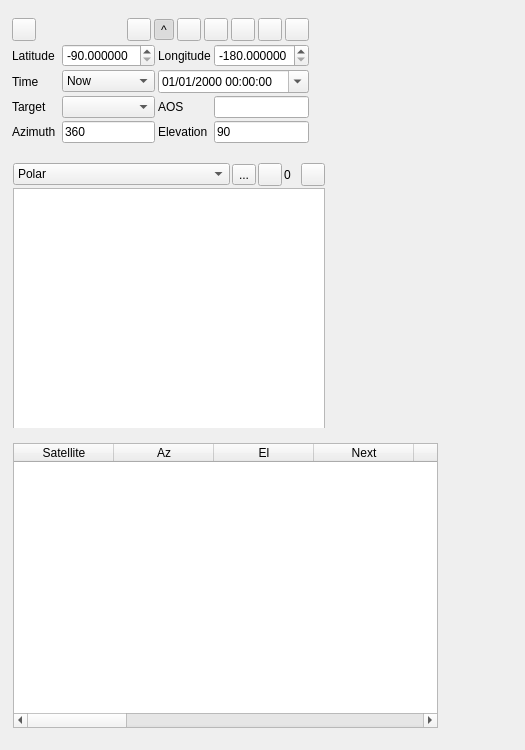
<?xml version="1.0" encoding="UTF-8"?>
<ui version="4.0">
 <class>SatelliteTrackerGUI</class>
 <widget class="RollupWidget" name="SatelliteTrackerGUI">
  <property name="geometry">
   <rect>
    <x>0</x>
    <y>0</y>
    <width>525</width>
    <height>750</height>
   </rect>
  </property>
  <property name="sizePolicy">
   <sizepolicy hsizetype="Preferred" vsizetype="Minimum">
    <horstretch>0</horstretch>
    <verstretch>0</verstretch>
   </sizepolicy>
  </property>
  <property name="minimumSize">
   <size>
    <width>320</width>
    <height>100</height>
   </size>
  </property>
  <property name="maximumSize">
   <size>
    <width>16777215</width>
    <height>16777215</height>
   </size>
  </property>
  <property name="font">
   <font>
    <family>Liberation Sans</family>
    <pointsize>9</pointsize>
   </font>
  </property>
  <property name="windowTitle">
   <string>Satellite Tracker</string>
  </property>
  <widget class="QWidget" name="settingsContainer" native="true">
   <property name="geometry">
    <rect>
     <x>10</x>
     <y>10</y>
     <width>301</width>
     <height>141</height>
    </rect>
   </property>
   <property name="windowTitle">
    <string>Settings</string>
   </property>
   <layout class="QVBoxLayout" name="verticalLayout">
    <property name="spacing">
     <number>3</number>
    </property>
    <property name="leftMargin">
     <number>2</number>
    </property>
    <property name="topMargin">
     <number>2</number>
    </property>
    <property name="rightMargin">
     <number>2</number>
    </property>
    <property name="bottomMargin">
     <number>2</number>
    </property>
    <item>
     <layout class="QGridLayout" name="gridLayout">
      <item row="2" column="3">
       <widget class="QLabel" name="longitudeLabel">
        <property name="text">
         <string>Longitude</string>
        </property>
       </widget>
      </item>
      <item row="2" column="0">
       <widget class="QLabel" name="latitudeLabel">
        <property name="text">
         <string>Latitude</string>
        </property>
       </widget>
      </item>
      <item row="3" column="2">
       <widget class="QComboBox" name="dateTimeSelect">
        <property name="toolTip">
         <string>Date and time to use when calculating satellite's position</string>
        </property>
        <item>
         <property name="text">
          <string>Now</string>
         </property>
        </item>
        <item>
         <property name="text">
          <string>Custom</string>
         </property>
        </item>
       </widget>
      </item>
      <item row="4" column="4">
       <widget class="QLineEdit" name="aos">
        <property name="toolTip">
         <string>Time to acquistion of signal (AOS)</string>
        </property>
       </widget>
      </item>
      <item row="3" column="0">
       <widget class="QLabel" name="timeLabel">
        <property name="text">
         <string>Time</string>
        </property>
       </widget>
      </item>
      <item row="2" column="2">
       <widget class="QDoubleSpinBox" name="latitude">
        <property name="toolTip">
         <string>Latitude in decimal degrees (North positive) of antenna location</string>
        </property>
        <property name="decimals">
         <number>6</number>
        </property>
        <property name="minimum">
         <double>-90.000000000000000</double>
        </property>
        <property name="maximum">
         <double>90.000000000000000</double>
        </property>
        <property name="value">
         <double>-90.000000000000000</double>
        </property>
       </widget>
      </item>
      <item row="6" column="3">
       <widget class="QLabel" name="elevationLabel">
        <property name="text">
         <string>Elevation</string>
        </property>
       </widget>
      </item>
      <item row="6" column="2">
       <widget class="QLineEdit" name="azimuth">
        <property name="toolTip">
         <string>Computed azimuth in degrees to the target satellite from the antenna's location</string>
        </property>
        <property name="text">
         <string>360</string>
        </property>
        <property name="readOnly">
         <bool>true</bool>
        </property>
       </widget>
      </item>
      <item row="4" column="0">
       <widget class="QLabel" name="targetLabel">
        <property name="text">
         <string>Target</string>
        </property>
       </widget>
      </item>
      <item row="0" column="0" colspan="5">
       <layout class="QHBoxLayout" name="buttonLayout">
        <item>
         <widget class="ButtonSwitch" name="startStop">
          <property name="toolTip">
           <string>Start/stop tracking</string>
          </property>
          <property name="text">
           <string/>
          </property>
          <property name="icon">
           <iconset resource="../../../sdrgui/resources/res.qrc">
            <normaloff>:/play.png</normaloff>
            <normalon>:/stop.png</normalon>:/play.png</iconset>
          </property>
         </widget>
        </item>
        <item>
         <spacer name="buttonHorizontalSpacer">
          <property name="orientation">
           <enum>Qt::Horizontal</enum>
          </property>
          <property name="sizeHint" stdset="0">
           <size>
            <width>40</width>
            <height>20</height>
           </size>
          </property>
         </spacer>
        </item>
        <item>
         <widget class="QToolButton" name="viewOnMap">
          <property name="toolTip">
           <string>Find target on the map</string>
          </property>
          <property name="text">
           <string/>
          </property>
          <property name="icon">
           <iconset resource="../../../sdrgui/resources/res.qrc">
            <normaloff>:/gridpolar.png</normaloff>:/gridpolar.png</iconset>
          </property>
         </widget>
        </item>
        <item>
         <widget class="ButtonSwitch" name="autoTarget">
          <property name="toolTip">
           <string>Automatically select target satellite on AOS</string>
          </property>
          <property name="text">
           <string>^</string>
          </property>
          <property name="icon">
           <iconset resource="../../../sdrgui/resources/res.qrc">
            <normaloff>:/link.png</normaloff>:/link.png</iconset>
          </property>
          <property name="checkable">
           <bool>true</bool>
          </property>
          <property name="checked">
           <bool>true</bool>
          </property>
         </widget>
        </item>
        <item>
         <widget class="QToolButton" name="updateSatData">
          <property name="toolTip">
           <string>Update satellite data</string>
          </property>
          <property name="text">
           <string/>
          </property>
          <property name="icon">
           <iconset resource="../../../sdrgui/resources/res.qrc">
            <normaloff>:/recycle.png</normaloff>:/recycle.png</iconset>
          </property>
         </widget>
        </item>
        <item>
         <widget class="QToolButton" name="radioControl">
          <property name="toolTip">
           <string>RPX100 control</string>
          </property>
          <property name="text">
           <string/>
          </property>
          <property name="icon">
           <iconset resource="../../../sdrgui/resources/res.qrc">
            <normaloff>:/RPX100_icon.png</normaloff>:/RPX100_icon.png</iconset>
          </property>
         </widget>
        </item>
        <item>
         <widget class="QToolButton" name="selectSats">
          <property name="toolTip">
           <string>Select satellites</string>
          </property>
          <property name="text">
           <string/>
          </property>
          <property name="icon">
           <iconset resource="../../../sdrgui/resources/res.qrc">
            <normaloff>:/gps.png</normaloff>:/gps.png</iconset>
          </property>
         </widget>
        </item>
        <item>
         <widget class="QToolButton" name="useMyPosition">
          <property name="toolTip">
           <string>Set latitude, longitude and height from My Position in RPX100 preferences</string>
          </property>
          <property name="text">
           <string/>
          </property>
          <property name="icon">
           <iconset resource="../../../sdrgui/resources/res.qrc">
            <normaloff>:/import.png</normaloff>:/import.png</iconset>
          </property>
         </widget>
        </item>
        <item>
         <widget class="QToolButton" name="displaySettings">
          <property name="toolTip">
           <string>Show settings dialog</string>
          </property>
          <property name="text">
           <string/>
          </property>
          <property name="icon">
           <iconset resource="../../../sdrgui/resources/res.qrc">
            <normaloff>:/listing.png</normaloff>:/listing.png</iconset>
          </property>
         </widget>
        </item>
       </layout>
      </item>
      <item row="2" column="4">
       <widget class="QDoubleSpinBox" name="longitude">
        <property name="toolTip">
         <string>Longitude in decimal degress (East positive) of antenna location</string>
        </property>
        <property name="decimals">
         <number>6</number>
        </property>
        <property name="minimum">
         <double>-180.000000000000000</double>
        </property>
        <property name="maximum">
         <double>180.000000000000000</double>
        </property>
        <property name="value">
         <double>-180.000000000000000</double>
        </property>
       </widget>
      </item>
      <item row="6" column="4">
       <widget class="QLineEdit" name="elevation">
        <property name="toolTip">
         <string>Computed elevation in degrees to the target satellite from the antenna's location</string>
        </property>
        <property name="text">
         <string>90</string>
        </property>
        <property name="readOnly">
         <bool>true</bool>
        </property>
       </widget>
      </item>
      <item row="6" column="0">
       <widget class="QLabel" name="azimuthtLabel">
        <property name="text">
         <string>Azimuth</string>
        </property>
       </widget>
      </item>
      <item row="4" column="2">
       <widget class="QComboBox" name="target">
        <property name="minimumSize">
         <size>
          <width>0</width>
          <height>0</height>
         </size>
        </property>
        <property name="toolTip">
         <string>Target satellite</string>
        </property>
        <property name="currentIndex">
         <number>-1</number>
        </property>
       </widget>
      </item>
      <item row="3" column="3" colspan="2">
       <widget class="WrappingDateTimeEdit" name="dateTime">
        <property name="toolTip">
         <string>Date and time to use when calculating satellite's position</string>
        </property>
        <property name="displayFormat">
         <string>dd/MM/yyyy HH:mm:ss</string>
        </property>
        <property name="calendarPopup">
         <bool>true</bool>
        </property>
       </widget>
      </item>
      <item row="4" column="3">
       <widget class="QLabel" name="aosLabel">
        <property name="text">
         <string>AOS</string>
        </property>
       </widget>
      </item>
     </layout>
    </item>
   </layout>
  </widget>
  <widget class="QWidget" name="chartContainer" native="true">
   <property name="geometry">
    <rect>
     <x>10</x>
     <y>160</y>
     <width>318</width>
     <height>268</height>
    </rect>
   </property>
   <property name="sizePolicy">
    <sizepolicy hsizetype="Expanding" vsizetype="Expanding">
     <horstretch>0</horstretch>
     <verstretch>0</verstretch>
    </sizepolicy>
   </property>
   <property name="minimumSize">
    <size>
     <width>200</width>
     <height>200</height>
    </size>
   </property>
   <property name="windowTitle">
    <string>Pass Chart</string>
   </property>
   <layout class="QVBoxLayout" name="verticalLayout_2" stretch="0,0">
    <property name="spacing">
     <number>2</number>
    </property>
    <property name="leftMargin">
     <number>3</number>
    </property>
    <property name="topMargin">
     <number>3</number>
    </property>
    <property name="rightMargin">
     <number>3</number>
    </property>
    <property name="bottomMargin">
     <number>3</number>
    </property>
    <item>
     <layout class="QHBoxLayout" name="horizontalLayout">
      <item>
       <widget class="QComboBox" name="chartSelect">
        <property name="toolTip">
         <string>Select type of chart to plot</string>
        </property>
        <item>
         <property name="text">
          <string>Polar</string>
         </property>
        </item>
        <item>
         <property name="text">
          <string>Az/El vs Time</string>
         </property>
        </item>
       </widget>
      </item>
      <item>
       <widget class="QToolButton" name="prevPass">
        <property name="toolTip">
         <string>Plot previous pass</string>
        </property>
        <property name="text">
         <string>...</string>
        </property>
        <property name="icon">
         <iconset resource="../../../sdrgui/resources/res.qrc">
          <normaloff>:/arrow_right.png</normaloff>:/arrow_right.png</iconset>
        </property>
       </widget>
      </item>
      <item>
       <widget class="QToolButton" name="nextPass">
        <property name="toolTip">
         <string>Plot next pass</string>
        </property>
        <property name="text">
         <string/>
        </property>
        <property name="icon">
         <iconset resource="../../../sdrgui/resources/res.qrc">
          <normaloff>:/arrow_left.png</normaloff>:/arrow_left.png</iconset>
        </property>
       </widget>
      </item>
      <item>
       <widget class="QLabel" name="passLabel">
        <property name="sizePolicy">
         <sizepolicy hsizetype="Fixed" vsizetype="Preferred">
          <horstretch>0</horstretch>
          <verstretch>0</verstretch>
         </sizepolicy>
        </property>
        <property name="minimumSize">
         <size>
          <width>15</width>
          <height>0</height>
         </size>
        </property>
        <property name="toolTip">
         <string>Pass number</string>
        </property>
        <property name="text">
         <string>0</string>
        </property>
       </widget>
      </item>
      <item>
       <widget class="QToolButton" name="darkTheme">
        <property name="toolTip">
         <string>Choose between light and dark themes</string>
        </property>
        <property name="text">
         <string/>
        </property>
        <property name="icon">
         <iconset resource="../../../sdrgui/resources/res.qrc">
          <normaloff>:/lightdark.png</normaloff>
          <normalon>:/darklight.png</normalon>:/lightdark.png</iconset>
        </property>
        <property name="checkable">
         <bool>true</bool>
        </property>
       </widget>
      </item>
     </layout>
    </item>
    <item>
     <widget class="QChartView" name="passChart">
      <property name="minimumSize">
       <size>
        <width>300</width>
        <height>250</height>
       </size>
      </property>
      <property name="toolTip">
       <string>Azimuth and elevation over time for satellite pass</string>
      </property>
     </widget>
    </item>
   </layout>
  </widget>
  <widget class="QWidget" name="dataContainer" native="true">
   <property name="geometry">
    <rect>
     <x>10</x>
     <y>440</y>
     <width>431</width>
     <height>291</height>
    </rect>
   </property>
   <property name="sizePolicy">
    <sizepolicy hsizetype="Expanding" vsizetype="Preferred">
     <horstretch>0</horstretch>
     <verstretch>0</verstretch>
    </sizepolicy>
   </property>
   <property name="windowTitle">
    <string>Satellite Data</string>
   </property>
   <layout class="QVBoxLayout" name="verticalLayoutTable">
    <property name="spacing">
     <number>2</number>
    </property>
    <property name="leftMargin">
     <number>3</number>
    </property>
    <property name="topMargin">
     <number>3</number>
    </property>
    <property name="rightMargin">
     <number>3</number>
    </property>
    <property name="bottomMargin">
     <number>3</number>
    </property>
    <item>
     <widget class="QTableWidget" name="satTable">
      <property name="editTriggers">
       <set>QAbstractItemView::NoEditTriggers</set>
      </property>
      <column>
       <property name="text">
        <string>Satellite</string>
       </property>
       <property name="toolTip">
        <string>Satellite name</string>
       </property>
      </column>
      <column>
       <property name="text">
        <string>Az</string>
       </property>
       <property name="toolTip">
        <string>Azimuth in degrees to satellite from antenna location</string>
       </property>
      </column>
      <column>
       <property name="text">
        <string>El</string>
       </property>
       <property name="toolTip">
        <string>Elevation in degrees to satellite from antenna location</string>
       </property>
      </column>
      <column>
       <property name="text">
        <string>Next</string>
       </property>
      </column>
      <column>
       <property name="text">
        <string>Dur</string>
       </property>
      </column>
      <column>
       <property name="text">
        <string>AOS</string>
       </property>
       <property name="toolTip">
        <string>Time of next AOS (Acquisition of signal)</string>
       </property>
      </column>
      <column>
       <property name="text">
        <string>LOS</string>
       </property>
       <property name="toolTip">
        <string>Time of next LOS (Loss of signal)</string>
       </property>
      </column>
      <column>
       <property name="text">
        <string>Max El.</string>
       </property>
       <property name="toolTip">
        <string>Maximum elevation in degrees of next satellite pass</string>
       </property>
      </column>
      <column>
       <property name="text">
        <string>Dir</string>
       </property>
       <property name="toolTip">
        <string>Direction of the next pass</string>
       </property>
      </column>
      <column>
       <property name="text">
        <string>Alt (km)</string>
       </property>
       <property name="toolTip">
        <string>Satellite altitude in kilometres</string>
       </property>
      </column>
      <column>
       <property name="text">
        <string>Range (km)</string>
       </property>
       <property name="toolTip">
        <string>Range to satellite in kilometres</string>
       </property>
      </column>
      <column>
       <property name="text">
        <string>Range rate (km/s)</string>
       </property>
       <property name="toolTip">
        <string>Speed of satellite towards antenna location in kilometers per second</string>
       </property>
      </column>
      <column>
       <property name="text">
        <string>Doppler (Hz)</string>
       </property>
       <property name="toolTip">
        <string>Receive Doppler shift in Hertz (At frequency set in settings)</string>
       </property>
      </column>
      <column>
       <property name="text">
        <string>Path loss (dB)</string>
       </property>
       <property name="toolTip">
        <string>Free space loss of signal in decibels (At frequency set in settings)</string>
       </property>
      </column>
      <column>
       <property name="text">
        <string>Delay (ms)</string>
       </property>
       <property name="toolTip">
        <string>Propagation delay of a signal from the antenna to the satellite in milliseconds (assuming line-of-sight)</string>
       </property>
      </column>
      <column>
       <property name="text">
        <string>Norad ID</string>
       </property>
       <property name="toolTip">
        <string>Norad catalog idenfitier for the satellite</string>
       </property>
      </column>
     </widget>
    </item>
   </layout>
  </widget>
 </widget>
 <customwidgets>
  <customwidget>
   <class>RollupWidget</class>
   <extends>QWidget</extends>
   <header>gui/rollupwidget.h</header>
   <container>1</container>
  </customwidget>
  <customwidget>
   <class>ButtonSwitch</class>
   <extends>QToolButton</extends>
   <header>gui/buttonswitch.h</header>
  </customwidget>
  <customwidget>
   <class>QChartView</class>
   <extends>QGraphicsView</extends>
   <header>QtCharts</header>
  </customwidget>
  <customwidget>
   <class>WrappingDateTimeEdit</class>
   <extends>QDateTimeEdit</extends>
   <header>gui/wrappingdatetimeedit.h</header>
   <container>1</container>
  </customwidget>
 </customwidgets>
 <tabstops>
  <tabstop>startStop</tabstop>
  <tabstop>viewOnMap</tabstop>
  <tabstop>autoTarget</tabstop>
  <tabstop>updateSatData</tabstop>
  <tabstop>radioControl</tabstop>
  <tabstop>selectSats</tabstop>
  <tabstop>useMyPosition</tabstop>
  <tabstop>displaySettings</tabstop>
  <tabstop>latitude</tabstop>
  <tabstop>longitude</tabstop>
  <tabstop>dateTimeSelect</tabstop>
  <tabstop>dateTime</tabstop>
  <tabstop>target</tabstop>
  <tabstop>aos</tabstop>
  <tabstop>azimuth</tabstop>
  <tabstop>elevation</tabstop>
  <tabstop>chartSelect</tabstop>
  <tabstop>prevPass</tabstop>
  <tabstop>nextPass</tabstop>
  <tabstop>passChart</tabstop>
  <tabstop>satTable</tabstop>
 </tabstops>
 <resources>
  <include location="../../../sdrgui/resources/res.qrc"/>
 </resources>
 <connections/>
</ui>
